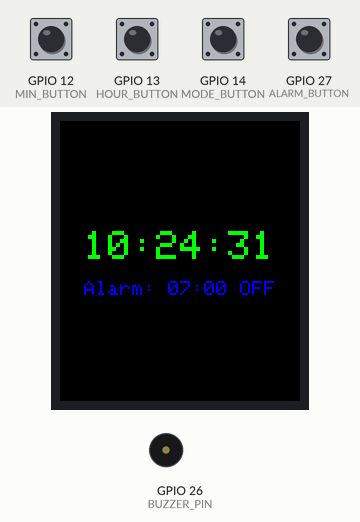
Recording of a sketch running on a simulated ESP32. Parts: 240×280 colour display, buzzer (waves = sounding, pin HIGH). Inputs (shaded band) come from the test bench; at power-on: GPIO 12 (MIN_BUTTON), GPIO 13 (HOUR_BUTTON), GPIO 14 (MODE_BUTTON), GPIO 27 (ALARM_BUTTON) HIGH. The local clock reads 2024-03-15 10:24:30 at power-on unless the sketch sets it.

Above: at 1.4 s.
1.5 s: GPIO 14 (MODE_BUTTON) pulled LOW for 1 s
At 2.6 s:
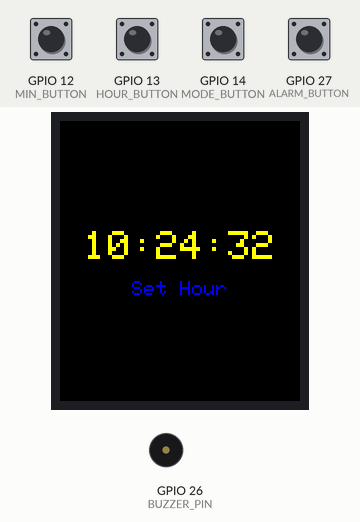
5.5 s: GPIO 14 (MODE_BUTTON) pulled LOW for 1 s
At 6.6 s:
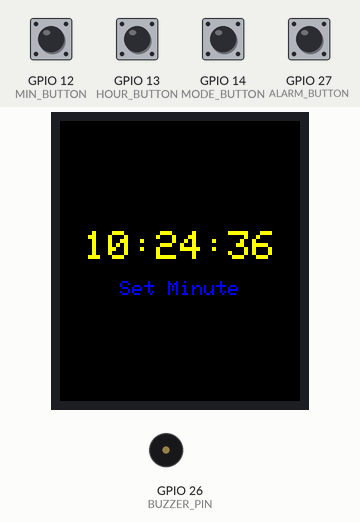
9.5 s: GPIO 14 (MODE_BUTTON) pulled LOW for 1 s
At 10.1 s:
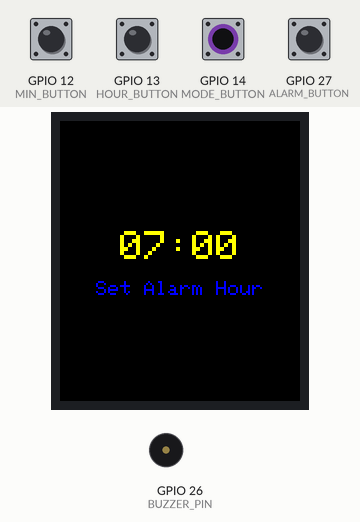
12.0 s: GPIO 14 (MODE_BUTTON) pulled LOW for 1 s
At 13.6 s:
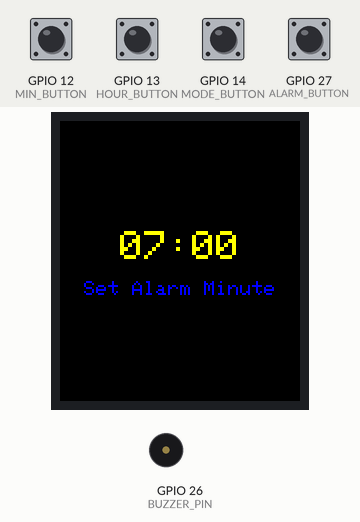
14.5 s: GPIO 12 (MIN_BUTTON) pulled LOW for 1 s
At 16.1 s:
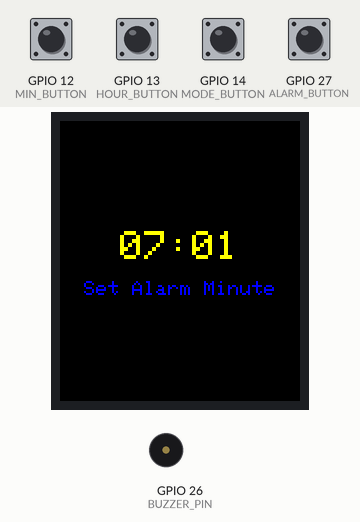
17.0 s: GPIO 12 (MIN_BUTTON) pulled LOW for 1 s
At 17.9 s:
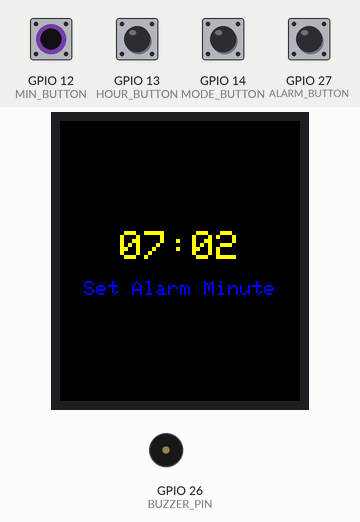
Timing chart, 0 to 20.0 s (numbered marks = the images above; inputs shaded):
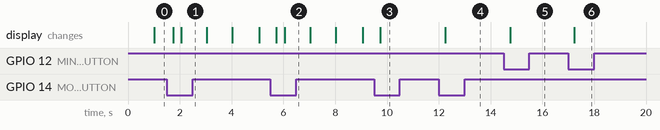

Measured:
- after the input at 1.5 s, the display: first changes after 0.24 s (image 1 shows a later state)
- after the input at 5.5 s, the display: first changes after 0.23 s (image 2 shows a later state)
- after the input at 9.5 s, the display: changes after 0.24 s (image 3)
- after the input at 12.0 s, the display: changes after 0.25 s (image 4)
- after the input at 14.5 s, the display: changes after 0.27 s (image 5)
- after the input at 17.0 s, the display: changes after 0.23 s (image 6)

The sketch:

manikutty3.ino
```cpp
#include <Adafruit_ST7789.h>
#include <SPI.h>
#include <Wire.h>
#include <RTClib.h>

// Pin definitions for display
#define TFT_CS        5
#define TFT_RST       15
#define TFT_DC        32
#define TFT_MOSI      23
#define TFT_SCLK      18

// Pin definitions for buttons and buzzer
#define HOUR_BUTTON   13
#define MIN_BUTTON    12
#define MODE_BUTTON   14
#define ALARM_BUTTON  27
#define BUZZER_PIN    26

// Initialize display and RTC
Adafruit_ST7789 tft = Adafruit_ST7789(TFT_CS, TFT_DC, TFT_MOSI, TFT_SCLK, TFT_RST);
RTC_DS3231 rtc;

// Screen dimensions
#define SCREEN_WIDTH 240
#define SCREEN_HEIGHT 280

// Text properties and positions
#define TIME_TEXT_SIZE 4
#define STATUS_TEXT_SIZE 2
#define TIME_Y_POS (SCREEN_HEIGHT/2 - 30)  // Time position
#define STATUS_Y_POS (SCREEN_HEIGHT/2 + 20) // Status position just below time

// Colors
#define TIME_COLOR ST77XX_GREEN
#define ALARM_COLOR ST77XX_YELLOW
#define STATUS_COLOR ST77XX_BLUE
#define BACKGROUND_COLOR ST77XX_BLACK

// Mode definitions
enum ClockMode {
    NORMAL,
    SET_HOUR,
    SET_MINUTE,
    SET_ALARM_HOUR,
    SET_ALARM_MINUTE
};

// Button structure for improved handling
struct Button {
    const uint8_t PIN;
    bool lastReading;
    bool state;
    unsigned long lastDebounceTime;
};

// Global variables
ClockMode currentMode = NORMAL;
bool alarmEnabled = false;
bool alarmTriggered = false;
int alarmHour = 7;
int alarmMinute = 0;
String prevTimeStr = "";
String prevStatusStr = "";
const int debounceDelay = 200;

// Initialize button objects
Button hourButton = {HOUR_BUTTON, HIGH, HIGH, 0};
Button minButton = {MIN_BUTTON, HIGH, HIGH, 0};
Button modeButton = {MODE_BUTTON, HIGH, HIGH, 0};
Button alarmButton = {ALARM_BUTTON, HIGH, HIGH, 0};

void setup() {
    Serial.begin(115200);
    Wire.begin();

    // Initialize display
    tft.init(SCREEN_HEIGHT, SCREEN_WIDTH);
    tft.setRotation(3);
    tft.fillScreen(BACKGROUND_COLOR);
    tft.setTextWrap(false);

    // Initialize RTC
    if (!rtc.begin()) {
        tft.setCursor(10, SCREEN_HEIGHT/2);
        tft.setTextColor(ST77XX_RED);
        tft.print("RTC ERROR!");
        Serial.println("RTC not found!");
        while (1);
    }

    // Initialize buttons and buzzer
    pinMode(HOUR_BUTTON, INPUT_PULLUP);
    pinMode(MIN_BUTTON, INPUT_PULLUP);
    pinMode(MODE_BUTTON, INPUT_PULLUP);
    pinMode(ALARM_BUTTON, INPUT_PULLUP);
    pinMode(BUZZER_PIN, OUTPUT);

    digitalWrite(BUZZER_PIN, LOW);
}

bool debounceButton(Button& button) {
    bool buttonPressed = false;
    bool currentReading = digitalRead(button.PIN);

    // If the switch changed, due to noise or pressing
    if (currentReading != button.lastReading) {
        // Reset the debouncing timer
        button.lastDebounceTime = millis();
    }

    // If enough time has passed since last change
    if ((millis() - button.lastDebounceTime) > debounceDelay) {
        // If the button state has changed
        if (currentReading != button.state) {
            button.state = currentReading;
            // Only register a press on the falling edge (button press, not release)
            if (button.state == LOW) {
                buttonPressed = true;
            }
        }
    }

    button.lastReading = currentReading;
    return buttonPressed;
}

void centerText(const char* text, int y, int textSize, uint16_t color) {
    int16_t x1, y1;
    uint16_t w, h;

    tft.setTextSize(textSize);
    tft.setTextColor(color);
    tft.getTextBounds(text, 0, 0, &x1, &y1, &w, &h);
    tft.setCursor((SCREEN_WIDTH - w) / 2, y);
    tft.print(text);
}

void displayTime(DateTime now) {
    char timeStr[9];
    char statusStr[32];
    uint16_t timeColor = TIME_COLOR;

    // Format time string based on mode
    switch(currentMode) {
        case NORMAL:
            snprintf(timeStr, sizeof(timeStr), "%02d:%02d:%02d", now.hour(), now.minute(), now.second());
            snprintf(statusStr, sizeof(statusStr), "Alarm: %02d:%02d %s",
                    alarmHour, alarmMinute, alarmEnabled ? "ON" : "OFF");
            break;
        case SET_HOUR:
            snprintf(timeStr, sizeof(timeStr), "%02d:%02d:%02d", now.hour(), now.minute(), now.second());
            snprintf(statusStr, sizeof(statusStr), "Set Hour");
            timeColor = ST77XX_YELLOW;
            break;
        case SET_MINUTE:
            snprintf(timeStr, sizeof(timeStr), "%02d:%02d:%02d", now.hour(), now.minute(), now.second());
            snprintf(statusStr, sizeof(statusStr), "Set Minute");
            timeColor = ST77XX_YELLOW;
            break;
        case SET_ALARM_HOUR:
            snprintf(timeStr, sizeof(timeStr), "%02d:%02d", alarmHour, alarmMinute);
            snprintf(statusStr, sizeof(statusStr), "Set Alarm Hour");
            timeColor = ALARM_COLOR;
            break;
        case SET_ALARM_MINUTE:
            snprintf(timeStr, sizeof(timeStr), "%02d:%02d", alarmHour, alarmMinute);
            snprintf(statusStr, sizeof(statusStr), "Set Alarm Minute");
            timeColor = ALARM_COLOR;
            break;
    }

    // Update time display if changed
    if (String(timeStr) != prevTimeStr) {
        tft.fillRect(0, TIME_Y_POS - 5, SCREEN_WIDTH, 45, BACKGROUND_COLOR);
        centerText(timeStr, TIME_Y_POS, TIME_TEXT_SIZE, timeColor);
        prevTimeStr = timeStr;
    }

    // Update status display if changed
    if (String(statusStr) != prevStatusStr) {
        tft.fillRect(0, STATUS_Y_POS - 5, SCREEN_WIDTH, 25, BACKGROUND_COLOR);
        centerText(statusStr, STATUS_Y_POS, STATUS_TEXT_SIZE, STATUS_COLOR);
        prevStatusStr = statusStr;
    }
}

void handleButtons(DateTime& now) {
    // Check each button with proper debouncing
    if (debounceButton(modeButton)) {
        switch(currentMode) {
            case NORMAL: currentMode = SET_HOUR; break;
            case SET_HOUR: currentMode = SET_MINUTE; break;
            case SET_MINUTE: currentMode = SET_ALARM_HOUR; break;
            case SET_ALARM_HOUR: currentMode = SET_ALARM_MINUTE; break;
            case SET_ALARM_MINUTE: currentMode = NORMAL; break;
        }
    }

    if (debounceButton(hourButton)) {
        if (currentMode == SET_HOUR) {
            DateTime newTime = DateTime(now.year(), now.month(), now.day(),
                                    (now.hour() + 1) % 24, now.minute(), now.second());
            rtc.adjust(newTime);
        }
        else if (currentMode == SET_ALARM_HOUR) {
            alarmHour = (alarmHour + 1) % 24;
        }
    }

    if (debounceButton(minButton)) {
        if (currentMode == SET_MINUTE) {
            DateTime newTime = DateTime(now.year(), now.month(), now.day(),
                                    now.hour(), (now.minute() + 1) % 60, now.second());
            rtc.adjust(newTime);
        }
        else if (currentMode == SET_ALARM_MINUTE) {
            alarmMinute = (alarmMinute + 1) % 60;
        }
    }

    if (debounceButton(alarmButton)) {
        if (alarmTriggered) {
            alarmTriggered = false;
            digitalWrite(BUZZER_PIN, LOW);
        } else {
            alarmEnabled = !alarmEnabled;
        }
    }
}

void checkAlarm(DateTime now) {
    if (alarmEnabled && !alarmTriggered &&
        now.hour() == alarmHour &&
        now.minute() == alarmMinute &&
        now.second() == 0) {
        alarmTriggered = true;
    }

    if (alarmTriggered) {
        static unsigned long lastBeep = 0;
        static bool beepState = false;
        if (millis() - lastBeep > 500) {
            beepState = !beepState;
            digitalWrite(BUZZER_PIN, beepState);
            lastBeep = millis();
        }
    }
}

void loop() {
    DateTime now = rtc.now();

    handleButtons(now);
    displayTime(now);
    checkAlarm(now);

    delay(50);
}
```
